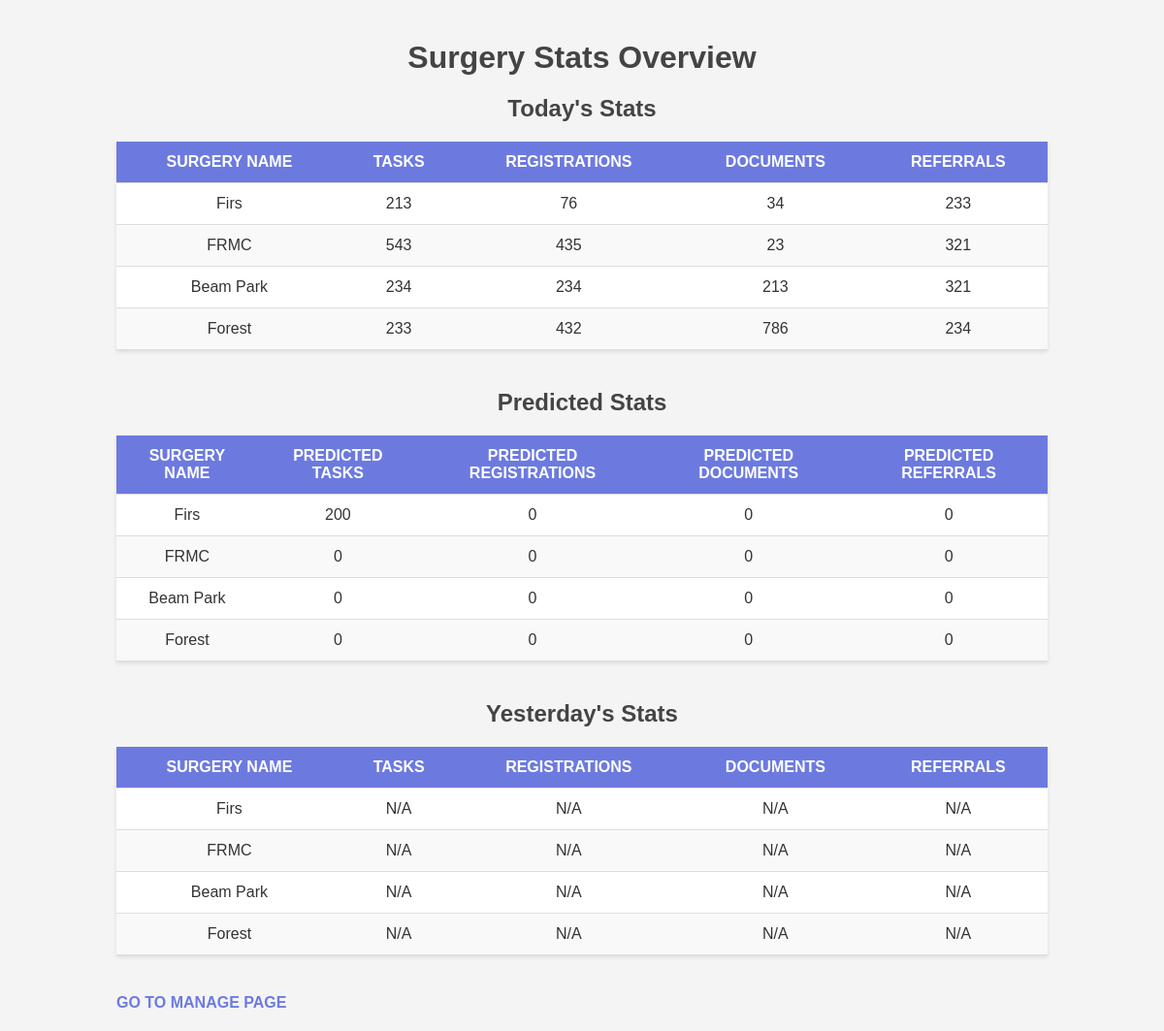
The page / on the database its author committed.
### tables this page shows
CREATE TABLE Surgeries (
    SurgeryID INTEGER PRIMARY KEY AUTOINCREMENT,
    SurgeryName TEXT NOT NULL
);

CREATE TABLE SurgeryStats (
    StatID INTEGER PRIMARY KEY AUTOINCREMENT,
    SurgeryID INTEGER,
    Date DATE DEFAULT CURRENT_DATE,
    Tasks INTEGER DEFAULT 0,
    Registrations INTEGER DEFAULT 0,
    Documents INTEGER DEFAULT 0,
    Referrals INTEGER DEFAULT 0,
    FOREIGN KEY (SurgeryID) REFERENCES Surgeries(SurgeryID)
);

CREATE TABLE SurgeryPredictions (
    PredictionID INTEGER PRIMARY KEY AUTOINCREMENT,
    SurgeryID INTEGER,
    Date DATE DEFAULT CURRENT_DATE,
    PredictedTasks INTEGER DEFAULT 0,
    PredictedRegistrations INTEGER DEFAULT 0,
    PredictedDocuments INTEGER DEFAULT 0,
    PredictedReferrals INTEGER DEFAULT 0,
    FOREIGN KEY (SurgeryID) REFERENCES Surgeries(SurgeryID)
);

### app.py (the view, shortened to what this page needs)
@app.route('/')
def index():
    conn = get_db_connection()
    surgeries = conn.execute('SELECT * FROM Surgeries').fetchall()
    today = datetime.now().strftime('%Y-%m-%d')
    yesterday = (datetime.now() - timedelta(1)).strftime('%Y-%m-%d')
    stats = {}
    for surgery in surgeries:
        surgery_id = surgery['SurgeryID']
        today_stat = conn.execute('''
            SELECT *
            FROM SurgeryStats
            WHERE SurgeryID = ? AND Date = ?
        ''', (surgery_id, today)).fetchone()
        yesterday_stat = conn.execute('''
            SELECT *
            FROM SurgeryStats
            WHERE SurgeryID = ? AND Date = ?
        ''', (surgery_id, yesterday)).fetchone()
        prediction = conn.execute('''
            SELECT *
            FROM SurgeryPredictions
            WHERE SurgeryID = ? AND Date = ?
        ''', (surgery_id, today)).fetchone()
        stats[surgery_id] = {
            'today': today_stat,
            'yesterday': yesterday_stat,
            'prediction': prediction
        }
    conn.close()
    return render_template('index.html', surgeries=surgeries, stats=stats, today=today, yesterday=yesterday)

### app.py (called while the page is built)
def get_db_connection():
    conn = sqlite3.connect('surgery_stats.db')
    conn.row_factory = sqlite3.Row
    return conn

### templates/index.html (shortened to what this page needs)
<!DOCTYPE html>
<html lang="en">
<head>
    <link rel="stylesheet" href="{{ url_for('static', filename='styles.css') }}">
</head>
<body>
    <div class="container">
        <h1>Surgery Stats Overview</h1>
        <div class="section">
            <h2>Today's Stats</h2>
            <table>
                <thead>
                    <tr>
                        <th>Surgery Name</th>
                        <th>Tasks</th>
                        <th>Registrations</th>
                        <th>Documents</th>
                        <th>Referrals</th>
                    </tr>
                </thead>
                <tbody>
                    {% for surgery in surgeries %}
                    <tr>
                        <td>{{ surgery.SurgeryName }}</td>
                        <td>{{ stats[surgery.SurgeryID]['today']['Tasks'] }}</td>
                        <td>{{ stats[surgery.SurgeryID]['today']['Registrations'] }}</td>
                        <td>{{ stats[surgery.SurgeryID]['today']['Documents'] }}</td>
                        <td>{{ stats[surgery.SurgeryID]['today']['Referrals'] }}</td>
                    </tr>
                    {% endfor %}
                </tbody>
            </table>
        </div>
        <div class="section">
            <h2>Predicted Stats</h2>
            <table>
                <thead>
                    <tr>
                        <th>Surgery Name</th>
                        <th>Predicted Tasks</th>
                        <th>Predicted Registrations</th>
                        <th>Predicted Documents</th>
                        <th>Predicted Referrals</th>
                    </tr>
                </thead>
                <tbody>
                    {% for surgery in surgeries %}
                    <tr>
                        <td>{{ surgery.SurgeryName }}</td>
                        <td>{{ stats[surgery.SurgeryID]['prediction']['PredictedTasks'] }}</td>
                        <td>{{ stats[surgery.SurgeryID]['prediction']['PredictedRegistrations'] }}</td>
                        <td>{{ stats[surgery.SurgeryID]['prediction']['PredictedDocuments'] }}</td>
                        <td>{{ stats[surgery.SurgeryID]['prediction']['PredictedReferrals'] }}</td>
                    </tr>
                    {% endfor %}
                </tbody>
            </table>
        </div>
        <div class="section">
            <h2>Yesterday's Stats</h2>
            <table>
                <thead>
                    <tr>
                        <th>Surgery Name</th>
                        <th>Tasks</th>
                        <th>Registrations</th>
                        <th>Documents</th>
                        <th>Referrals</th>
                    </tr>
                </thead>
                <tbody>
                    {% for surgery in surgeries %}
                    <tr>
                        <td>{{ surgery.SurgeryName }}</td>
                        <td>{{ stats[surgery.SurgeryID]['yesterday']['Tasks'] if stats[surgery.SurgeryID]['yesterday'] else 'N/A' }}</td>
                        <td>{{ stats[surgery.SurgeryID]['yesterday']['Registrations'] if stats[surgery.SurgeryID]['yesterday'] else 'N/A' }}</td>
                        <td>{{ stats[surgery.SurgeryID]['yesterday']['Documents'] if stats[surgery.SurgeryID]['yesterday'] else 'N/A' }}</td>
                        <td>{{ stats[surgery.SurgeryID]['yesterday']['Referrals'] if stats[surgery.SurgeryID]['yesterday'] else 'N/A' }}</td>
                    </tr>
                    {% endfor %}
                </tbody>
            </table>
        </div>
        <a href="{{ url_for('manage') }}">Go to Manage Page</a>
    </div>
</body>
</html>

### static/styles.css (style rules this page uses)
body { font-family: Arial, sans-serif; margin: 0; padding: 0; background-color: #f4f4f4; color: #333; }
.container { width: 80%; margin: 0 auto; padding: 20px; }
h1, h2 { color: #444; text-align: center; margin-bottom: 20px; }
table { width: 100%; border-collapse: collapse; margin-bottom: 20px; background-color: #fff; box-shadow: 0 2px 4px rgba(0, 0, 0, 0.1); }
th, td { padding: 12px; text-align: center; border-bottom: 1px solid #ddd; }
th { background-color: #6c7ae0; color: white; font-weight: bold; text-transform: uppercase; }
tr:nth-child(even) { background-color: #f9f9f9; }
a { color: #6c7ae0; text-decoration: none; font-weight: bold; text-transform: uppercase; }
.section { margin-bottom: 40px; }

### rows shown on the page
Surgeries: SurgeryName "Firs", stats "N/A"
SurgeryStats: Tasks "213", Registrations "76", Documents "34", Referrals "233"
Surgeries: SurgeryName "FRMC", stats "N/A"
SurgeryStats: Tasks "543", Registrations "435", Documents "23", Referrals "321"
Surgeries: SurgeryName "Beam Park", stats "N/A"
SurgeryStats: Tasks "234", Registrations "234", Documents "213", Referrals "321"
Surgeries: SurgeryName "Forest", stats "N/A"
SurgeryStats: Tasks "233", Registrations "432", Documents "786", Referrals "234"
SurgeryPredictions: PredictedTasks "200", PredictedRegistrations "0", PredictedDocuments "0", PredictedReferrals "0"
SurgeryPredictions: PredictedTasks "0", PredictedRegistrations "0", PredictedDocuments "0", PredictedReferrals "0"
SurgeryPredictions: PredictedTasks "0", PredictedRegistrations "0", PredictedDocuments "0", PredictedReferrals "0"
SurgeryPredictions: PredictedTasks "0", PredictedRegistrations "0", PredictedDocuments "0", PredictedReferrals "0"
